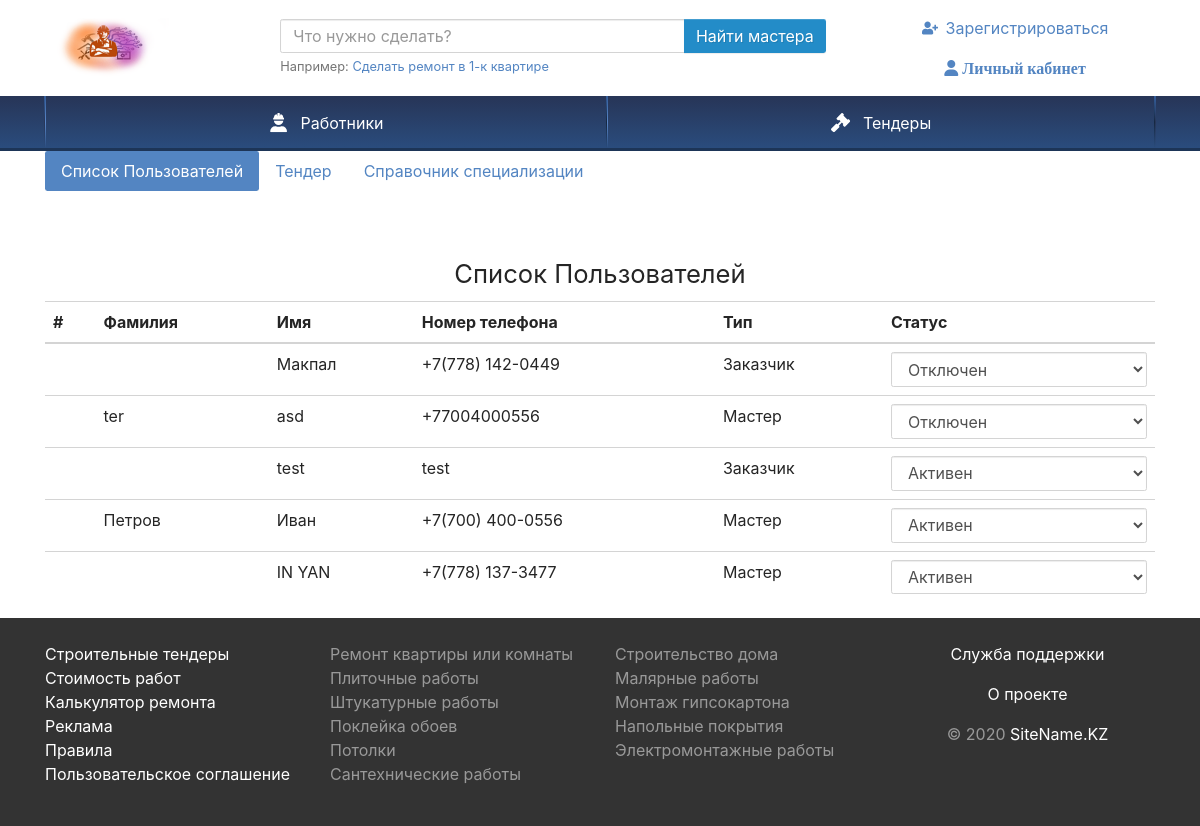
Screenshot of /admin.php (signed in) with the database file from the repository.
### tables this page shows
CREATE TABLE `users` (
  `ID` int(11) NOT NULL,
  `NAME` varchar(255) NOT NULL,
  `LASTNAME` varchar(255) NOT NULL,
  `PHONE` varchar(255) NOT NULL,
  `TYPE` int(11) NOT NULL,
  `PASSWORD` varchar(255) NOT NULL,
  `STATUS` int(11) NOT NULL,
  `LOCATION` int(11) NOT NULL,
  `ABOUT` mediumtext NOT NULL,
  `AVATAR` varchar(100) NOT NULL,
  `POST_DATE` date DEFAULT NULL
);

### admin.php (the view, shortened to what this page needs)
<?php require_once 'Theme/blocks/header.php';
require 'conn.php';
$query = "SELECT * FROM `users`";
$result = mysqli_query($link, $query) or die("Ошибка " . mysqli_error($link));
$rows = mysqli_fetch_all($result, MYSQLI_ASSOC);
?>
<div class="container ">
<ul class="nav nav-pills mb-3" id="pills-tab" role="tablist">
  <li class="nav-item" role="presentation">
    <a class="nav-link active" id="pills-home-tab" data-toggle="pill" href="#pills-home" role="tab" aria-controls="pills-home" aria-selected="true">Список Пользователей</a>
  </li>
  <li class="nav-item" role="presentation">
    <a class="nav-link" id="pills-profile-tab" data-toggle="pill" href="#pills-profile" role="tab" aria-controls="pills-profile" aria-selected="false">Тендер</a>
  </li>
  <li class="nav-item" role="presentation">
    <a class="nav-link" id="pills-contact-tab" data-toggle="pill" href="#pills-contact" role="tab" aria-controls="pills-contact" aria-selected="false">Справочник специализации</a>
  </li>
</ul>
        <div class="tab-content" id="pills-tabContent">
            <div class="tab-pane fade show active" id="pills-home" role="tabpanel" aria-labelledby="pills-home-tab">
            <div class="row pt-5">
    <div class="col-12 ">
    <h1 style="text-align:center">Список Пользователей </h1>
    <table class="table">
  <thead>
    <tr>
      <th scope="col">#</th>
      <th scope="col">Фамилия</th>
      <th scope="col">Имя</th>
      <th scope="col">Номер телефона</th>
      <th scope="col">Тип</th>
      <th scope="col">Статус</th>
    </tr>
  </thead>
  <tbody>
  <?php foreach($rows as $row) { ?>
    <tr>
      <th scope="row"><input type="hidden" id="uss" value="<?php echo $row['ID']; ?>" /></th>
      <td><?php echo $row['LASTNAME']; ?></td>
      <td><?php echo $row['NAME']; ?></td>
      <td><?php echo $row['PHONE']; ?></td>
      <td ><?php if($row['TYPE'] == 1) { $txt = 'Заказчик';} else { $txt = 'Мастер';} echo $txt; ?></td>
      <td>
      <select data-id="<?php echo $row['ID']; ?>" id="user_state" class="form-control edit_data">
        <option  value="<?php echo $row['STATUS']; ?>"><?php if($row['STATUS'] == 1) {$text = 'Активен'; $tst = 'Отключен';} else {$text = 'Отключен'; $tst = 'Активен';} echo $text; ?></option>
      </td>
    </tr>
  <?php } ?>
       </tbody>
     </table>
     </div>
  </div>
  </div>
</div>
</div>
<?php require_once 'Theme/blocks/footer.php'; ?>

### rows the page displays
users: NAME "Макпал", PHONE "+7(778) 142-0449", TYPE "Заказчик", STATUS+ID "Отключен"
users: LASTNAME "ter", NAME "asd", PHONE "+77004000556", TYPE "Мастер", STATUS+ID "Отключен"
users: NAME "test", PHONE "test", TYPE "Заказчик", STATUS+ID "Активен"
users: LASTNAME "Петров", NAME "Иван", PHONE "+7(700) 400-0556", TYPE "Мастер", STATUS+ID "Активен"
users: NAME "IN YAN", PHONE "+7(778) 137-3477", TYPE "Мастер", STATUS+ID "Активен"
